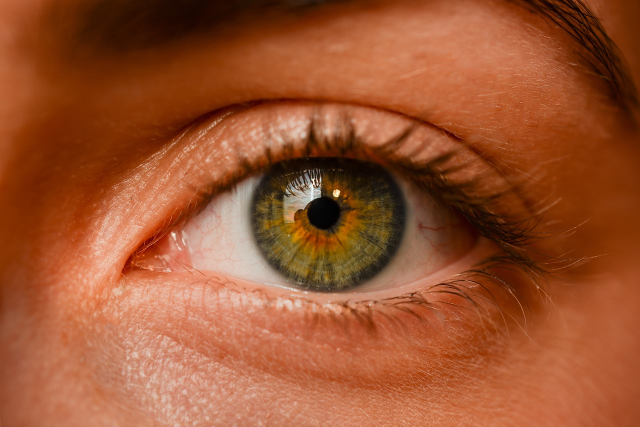
#> input picture learn/imgg/eye-2681783_1280.jpg, 1280 x 853 px (shown at 1/2 size)
$ python les7.py
#> lines starting #> are read from the running program, lines starting #| are printed output that depends on the picture
import cv2
import numpy as np
img = cv2.imread('imgg/eye-2681783_1280.jpg')
#> img is the input picture: shape (853, 1280, 3); mean B, G, R 47.5, 83.4, 154.7
# line - rectangle - text كلها علشان اقدر احدد الصور و اخليه يتعرف عليها
# cv2.line(img,(10,10),(200,10),(0,0,255),2)
cv2.rectangle(img, (300,20),(600,300),(0,0,255),4)
cv2.putText(img, "samars eye",(300,50),cv2.FONT_HERSHEY_SIMPLEX,1,(255,0,0),2)
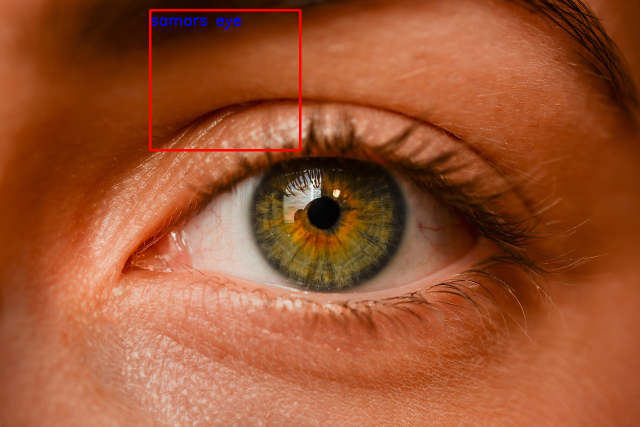
#> img: shape (853, 1280, 3) (shown at 1/2 size); mean B, G, R 47.7, 83, 155.3
cv2.imshow('samars eye',img)
cv2.waitKey(0)

$ run again, with learn/imgg/eye-1173863_1280.jpg copied over learn/imgg/eye-2681783_1280.jpg
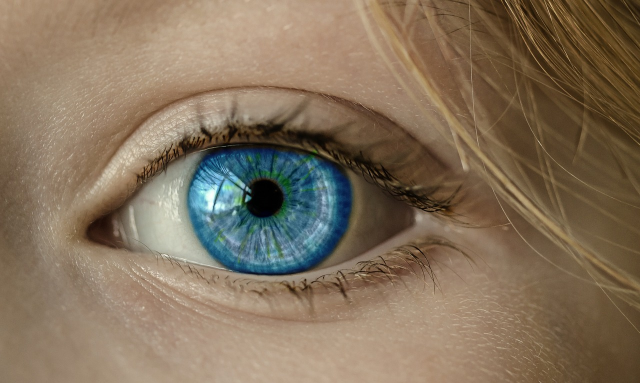
#> input picture learn/imgg/eye-1173863_1280.jpg, 1280 x 766 px (shown at 1/2 size)
#> img is the input picture: shape (766, 1280, 3); mean B, G, R 91.7, 113.5, 131.5
#> `cv2.putText(img, "samars eye",(300,50),cv2.FONT_HERSHEY_SIMPLEX,1,(255..`:
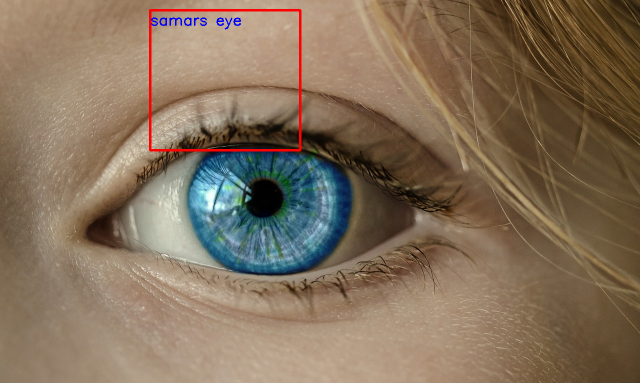
#> img: shape (766, 1280, 3) (shown at 1/2 size); mean B, G, R 91.3, 112.6, 132

$ run again, with learn/imgg/eye-6186141_1280.jpg copied over learn/imgg/eye-2681783_1280.jpg
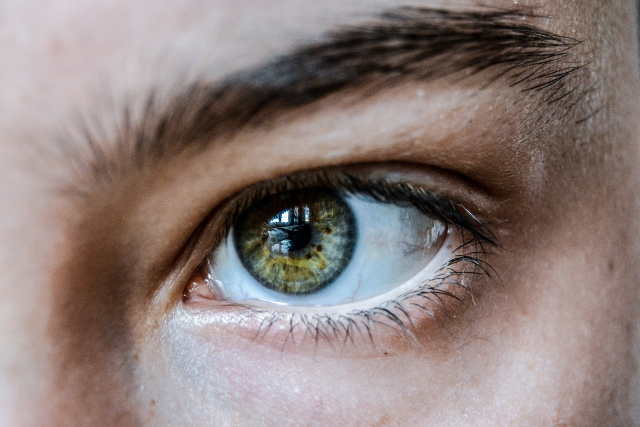
#> input picture learn/imgg/eye-6186141_1280.jpg, 1280 x 853 px (shown at 1/2 size)
#> img is the input picture: shape (853, 1280, 3); mean B, G, R 122.5, 125.8, 140.4
#> `cv2.putText(img, "samars eye",(300,50),cv2.FONT_HERSHEY_SIMPLEX,1,(255..`:
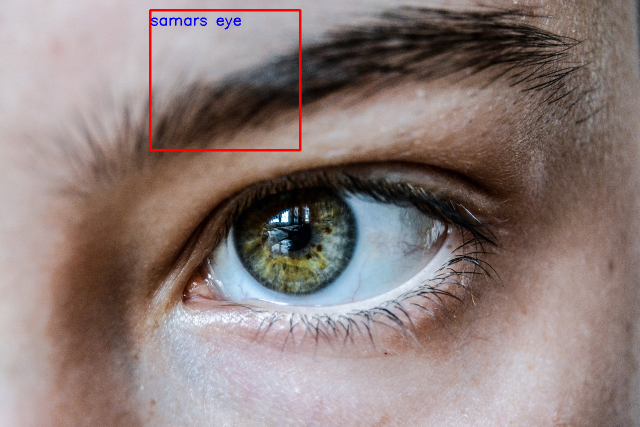
#> img: shape (853, 1280, 3) (shown at 1/2 size); mean B, G, R 121.8, 124.8, 140.8

$ run again, with learn/imgg/eye-9266169_1280.jpg copied over learn/imgg/eye-2681783_1280.jpg
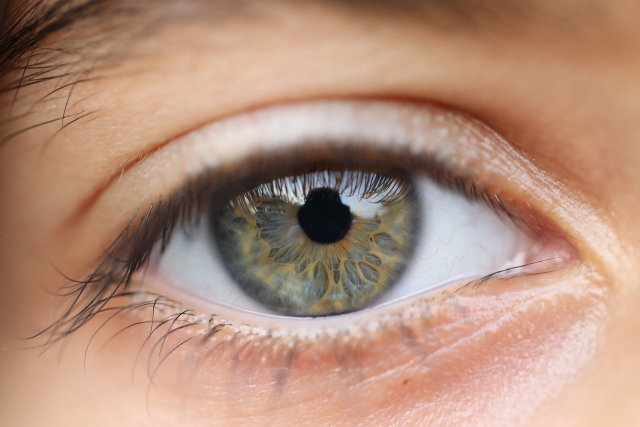
#> input picture learn/imgg/eye-9266169_1280.jpg, 1280 x 853 px (shown at 1/2 size)
#> img is the input picture: shape (853, 1280, 3); mean B, G, R 123.9, 142.9, 179.2
#> `cv2.putText(img, "samars eye",(300,50),cv2.FONT_HERSHEY_SIMPLEX,1,(255..`:
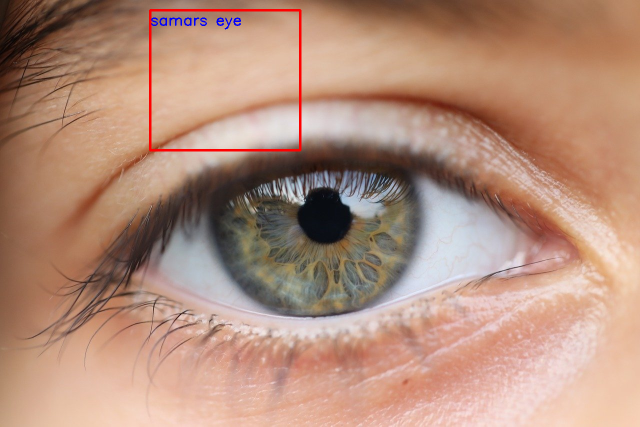
#> img: shape (853, 1280, 3) (shown at 1/2 size); mean B, G, R 123.4, 141.9, 179.3
